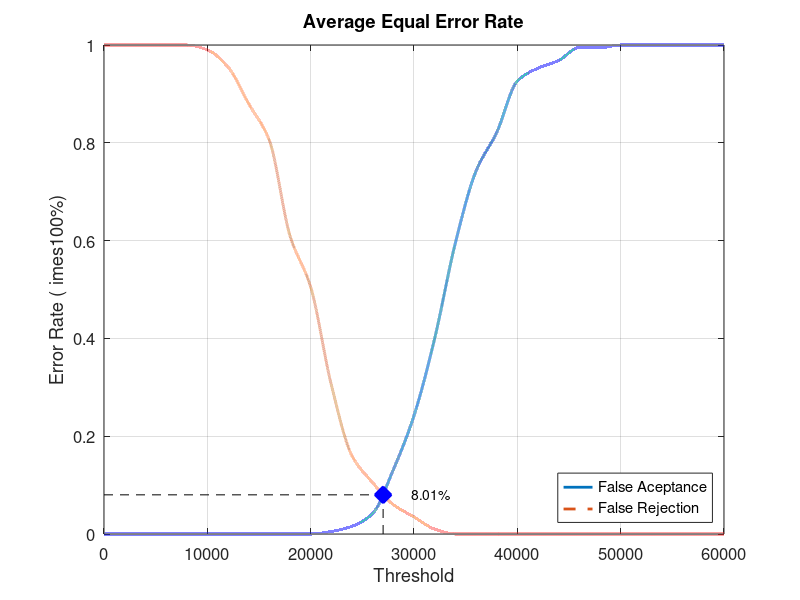
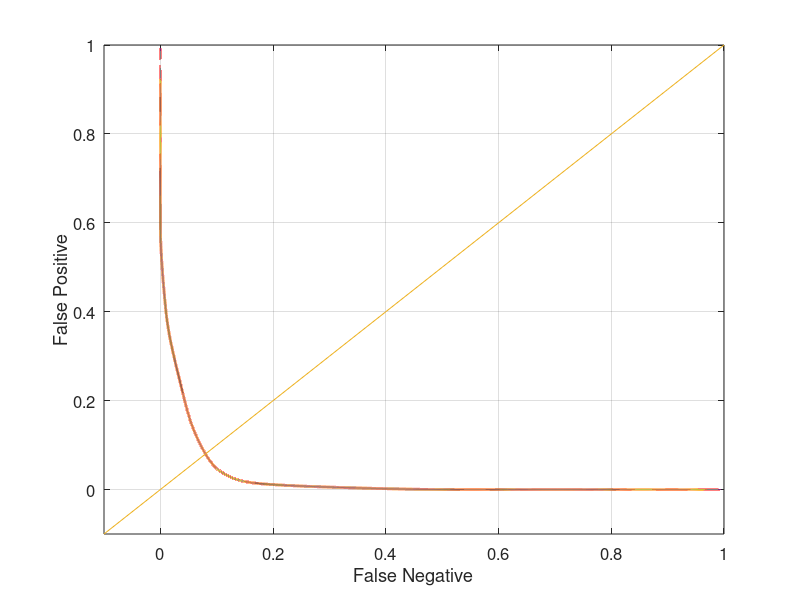

MATLAB code for these plots, in order:
close all;
clear;
clc;
x = 0:2000:60000;
xq = 0:0.5:60000;

y0 = [0 0 0 0 0 0 0 0 0 0 0 0.00526316 0.0157895 0.0421053 0.131579 0.242105 0.4 0.594737 0.742105 0.821053 0.926316 0.952632 0.968421 0.994737 0.994737 1 1 1 1 1 1]
yy0 = interp1(x, y0, xq, 'pchip');
y1 = [1 1 1 1 1 0.99 0.955 0.88 0.805 0.61 0.505 0.305 0.16 0.105 0.06 0.035 0.01 0 0 0 0 0 0 0 0 0 0 0 0 0 0]
yy1 = interp1(x, y1, xq, 'pchip');

% Calculating EER: 
y2 = abs(y0 - y1);
find(y2 == min(y2))
yy2 = abs(yy0 - yy1);
xEER = find(yy2 == min(yy2));
xEERIndex = xq(xEER) % X-axis EER
yEER = yy0(xEER) % Y-axis EER

main = figure
plot(xq, yy0,'-','LineWidth', 2);	hold on
plot(xq, yy1,'--','LineWidth', 2);	hold on
plot([xEERIndex xEERIndex], [0 yEER], 'k--');	hold on
plot([0 xEERIndex], [yEER yEER], 'k--');	hold on
plot(xEERIndex, yEER, 'bx', 'LineWidth', 10);	hold on
text(xEERIndex + 10 * xEERIndex / 100, yEER, [num2str(round((10000 * yEER)) / 100) '%'])
legend('False Aceptance', 'False Rejection', 'Location', 'SouthEast')
xlabel('Threshold')
ylabel('Error Rate (	imes100%)')
title('Average Equal Error Rate')
set(gca, 'FontSize', 12)
axis([0 60000 0 1])
grid on

print(main, 'Database4_1Main', '-dpng');
FNRxFPR = figure('Color', [1 1 1]);
plot(yy1, yy0, '-', yy1, yy0, 'LineWidth', 2);
hold on
y = -0.1:0.1:1
plot(y, y); 
set(gca, 'FontSize', 12)
xlabel('False Negative')
ylabel('False Positive')
axis([-0.1 1 -0.1 1])
set(gca, 'FontSize', 12)
grid on

print(FNRxFPR, 'Database4_1FNRxFPR','-dpng');
